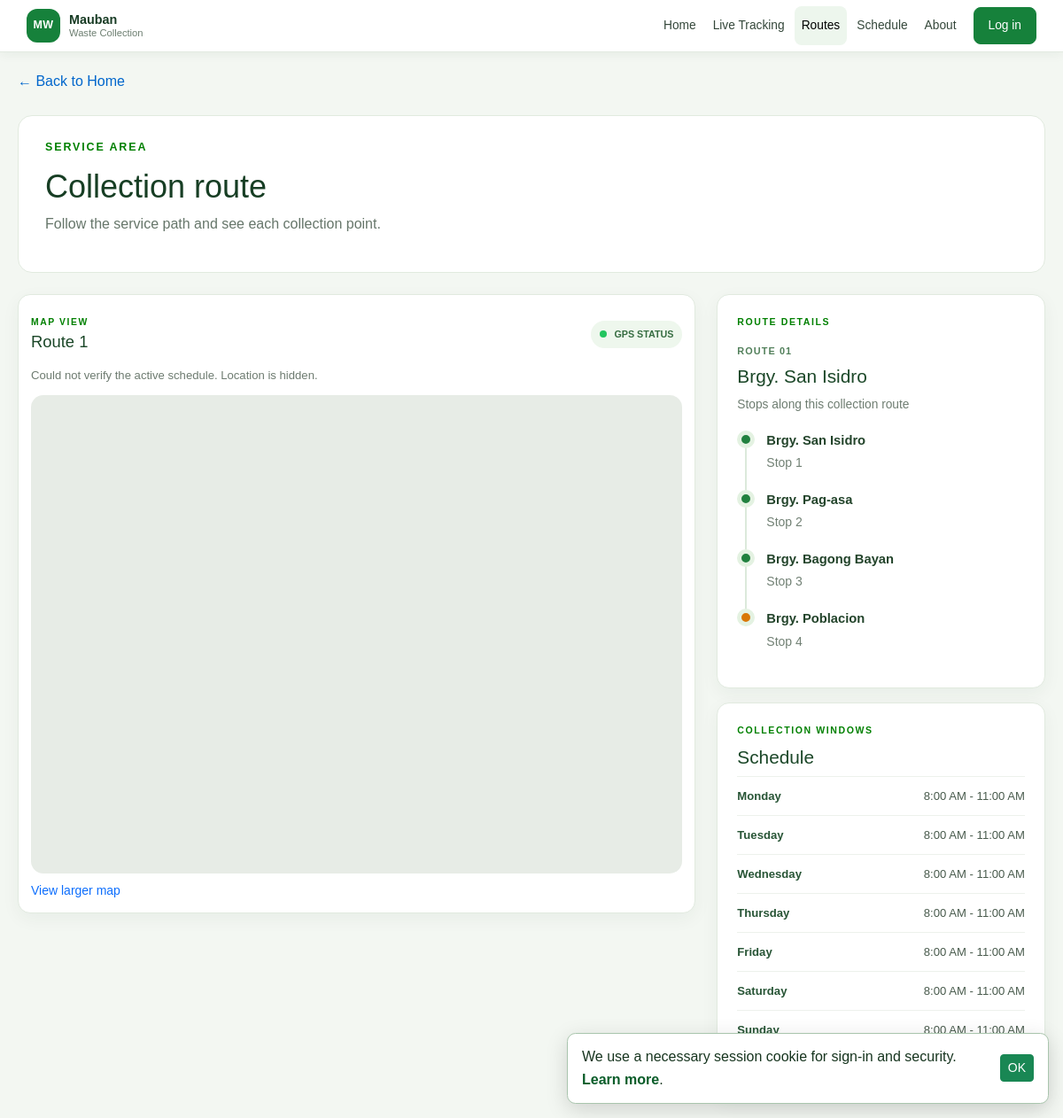
The app's page /route.php with its own data.
### tables this page shows
CREATE TABLE IF NOT EXISTS routes (
    id INT AUTO_INCREMENT PRIMARY KEY,
    name VARCHAR(100) NOT NULL,
    barangay VARCHAR(100) NOT NULL,
    status ENUM('active', 'inactive') NOT NULL DEFAULT 'active',
    UNIQUE KEY uq_route_name (name)
);

CREATE TABLE IF NOT EXISTS route_points (
    id INT AUTO_INCREMENT PRIMARY KEY,
    route_id INT NOT NULL,
    point_order INT NOT NULL,
    point_name VARCHAR(100) NOT NULL,
    latitude DECIMAL(10, 7) NOT NULL,
    longitude DECIMAL(10, 7) NOT NULL,
    FOREIGN KEY (route_id) REFERENCES routes(id) ON DELETE CASCADE,
    UNIQUE KEY uq_route_point_order (route_id, point_order)
);

CREATE TABLE IF NOT EXISTS schedule (
    id INT AUTO_INCREMENT PRIMARY KEY,
    route_id INT NULL,
    day_name VARCHAR(20) NOT NULL,
    collection_time VARCHAR(50) NOT NULL,
    status ENUM('active', 'inactive') NOT NULL DEFAULT 'active',
    FOREIGN KEY (route_id) REFERENCES routes(id) ON DELETE SET NULL
);

### route.php (the view, shortened to what this page needs)
<?php
require 'config.php';
$route = $pdo->query("SELECT id, name, barangay, status FROM routes WHERE status = 'active' ORDER BY id LIMIT 1")->fetch();
$routePoints = [];
$routeSchedules = [];
if ($route) {
    $pointsQuery = $pdo->prepare('SELECT point_name, latitude, longitude FROM route_points WHERE route_id = :route_id ORDER BY point_order');
    $pointsQuery->execute([':route_id' => $route['id']]);
    $routePoints = $pointsQuery->fetchAll();
    $scheduleQuery = $pdo->prepare("SELECT day_name, collection_time FROM schedule WHERE route_id = :route_id AND status = 'active' ORDER BY FIELD(day_name, 'Monday', 'Tuesday', 'Wednesday', 'Thursday', 'Friday', 'Saturday', 'Sunday')");
    $scheduleQuery->execute([':route_id' => $route['id']]);
    $routeSchedules = $scheduleQuery->fetchAll();
}
?>
<!DOCTYPE html>
<html lang="en">
<head>
    <?php require 'bootstrap-head.php'; ?>
    <link rel="stylesheet" href="style.css">
</head>
<body>
<?php require 'nav.php'; ?>
<main class="page-wrapper container-xl route-page">
    <a href="index.php" class="back-link">← Back to Home</a>
    <header class="route-heading">
        <div>
            <p class="eyebrow">SERVICE AREA</p>
            <h1>Collection route</h1>
            <p>Follow the service path and see each collection point.</p>
        </div>
    </header>
    <section class="row g-4">
        <div class="col-12 col-lg-8">
            <article class="section-card route-map-card">
                <div class="route-map-heading">
                    <div><span class="eyebrow">MAP VIEW</span><h2><?php echo $route ? htmlspecialchars($route['name'], ENT_QUOTES, 'UTF-8') : 'No active route'; ?></h2></div>
                    <span class="route-live-badge"><span class="live-dot"></span> GPS STATUS</span>
                </div>
                <p class="route-location-status" id="route-location-status" role="status">Checking for a driver location…</p>
                <div id="routes-map" class="osm-map" aria-label="OpenStreetMap centered on this route and the active collector">
                    <iframe id="route-map-frame" title="OpenStreetMap collection route area" loading="lazy" src="https://www.openstreetmap.org/export/embed?bbox=121.17233276367189%2C14.01335989114583%2C121.98944091796876%2C14.485876994143412&amp;layer=mapnik"></iframe>
                </div>
                <p class="small mt-2 mb-0"><a id="route-map-link" href="https://www.openstreetmap.org/#map=14/14.1815/121.6875" target="_blank" rel="noopener noreferrer">View larger map</a></p>
            </article>
        </div>
        <aside class="col-12 col-lg-4">
            <article class="route-info-card">
                <p class="eyebrow">ROUTE DETAILS</p>
                <?php if ($route): ?>
                    <span class="route-code">ROUTE <?php echo str_pad((string) $route['id'], 2, '0', STR_PAD_LEFT); ?></span>
                    <h2><?php echo htmlspecialchars($route['barangay'], ENT_QUOTES, 'UTF-8'); ?></h2>
                    <p class="route-info-copy">Stops along this collection route</p>
                    <?php if ($routePoints): ?>
                        <ol class="route-stop-list">
                        <?php foreach ($routePoints as $index => $point): ?>
                            <li class="route-stop"><span class="route-stop-dot" aria-hidden="true"></span><div><strong><?php echo htmlspecialchars($point['point_name'], ENT_QUOTES, 'UTF-8'); ?></strong><small>Stop <?php echo $index + 1; ?></small></div></li>
                        <?php endforeach; ?>
                        </ol>
                    <?php else: ?>
                        <p class="route-empty">No stops have been added to this route yet.</p>
                    <?php endif; ?>
                <?php else: ?>
                    <h2>No active route</h2>
                    <p class="route-info-copy">There are no active collection routes to display.</p>
                <?php endif; ?>
            </article>
            <article class="route-info-card route-schedule-card">
                <p class="eyebrow">COLLECTION WINDOWS</p>
                <h2>Schedule</h2>
                <?php if ($routeSchedules): ?>
                    <?php foreach ($routeSchedules as $entry): ?>
                        <div class="route-schedule-row"><strong><?php echo htmlspecialchars($entry['day_name'], ENT_QUOTES, 'UTF-8'); ?></strong><span><?php echo htmlspecialchars($entry['collection_time'], ENT_QUOTES, 'UTF-8'); ?></span></div>
                    <?php endforeach; ?>
                <?php else: ?>
                    <p class="route-info-copy">No active collection times are listed.</p>
                <?php endif; ?>
                <a href="schedule.php" class="route-text-link">Full schedule <span aria-hidden="true">→</span></a>
            </article>
        </aside>
    </section>
</main>
</body>
</html>

### style.css (style rules this page uses)
* { margin: 0; padding: 0; box-sizing: border-box; }
body { font-family: Arial, sans-serif; background: #f5f6f8; line-height: 1.6; }
a { text-decoration: none; }
.eyebrow { color: #008000; font-size: 0.78rem; font-weight: bold; letter-spacing: 0.15em; margin-bottom: 12px; }
.live-dot { background: #22c55e; border-radius: 50%; box-shadow: 0 0 0 4px rgba(34,197,94,0.18); display: inline-block; flex: 0 0 auto; height: 10px; width: 10px; }
.page-wrapper { max-width: 1200px; margin: 0 auto; padding: 20px; }
.back-link { display: inline-block; margin-bottom: 15px; color: #0066cc; }
.live-dot { width: 10px; height: 10px; background: #22c55e; border-radius: 50%; animation: pulse 1.5s infinite; }
#tracking-map, #routes-map { width: 100%; height: 550px; background: #e5e3df; position: relative; z-index: 10; }
.section-card { background: white; border-radius: 6px; box-shadow: 0 1px 3px rgba(0,0,0,0.1); overflow: hidden; }
.admin-heading, .route-heading { display: flex; align-items: end; justify-content: space-between; gap: 18px; margin: 10px 0 24px; padding: 26px 30px; border: 1px solid #e1eadf; border-radius: 16px; background: #fff; }
.admin-heading h1, .route-heading h1 { color: #173e24; font-size: clamp(1.8rem, 3vw, 2.4rem); }
.admin-heading > div > p:last-child, .route-heading > div > p:last-child { margin-top: 5px; color: #66766a; }
.route-map-card, .route-info-card { border: 1px solid #e1eadf; border-radius: 14px; background: #fff; box-shadow: 0 6px 20px rgba(20, 55, 30, 0.05); }
.route-map-heading { display: flex; align-items: center; justify-content: space-between; gap: 12px; margin: 2px 0 8px; }
.route-map-heading .eyebrow { margin-bottom: 3px; font-size: 0.65rem; }
.route-map-heading h2 { color: #1b4728; font-size: 1.15rem; }
.route-live-badge { display: inline-flex; align-items: center; gap: 8px; padding: 7px 10px; border-radius: 999px; background: #eef7ed; color: #356c40; font-size: 0.67rem; font-weight: 700; }
.route-live-badge .live-dot { width: 8px; height: 8px; box-shadow: none; }
.route-location-status { margin: 5px 0 12px; color: #6d7b70; font-size: 0.82rem; }
.route-info-card { padding: 22px; }
.route-info-card .eyebrow { margin-bottom: 10px; font-size: 0.66rem; }
.route-code { display: inline-block; margin-bottom: 7px; color: #52805b; font-size: 0.68rem; font-weight: 700; letter-spacing: 0.1em; }
.route-info-card h2 { color: #1b4728; font-size: 1.3rem; }
.route-info-copy, .route-empty { color: #6e7d71; font-size: 0.86rem; }
.route-schedule-card { margin-top: 16px; }
.route-schedule-row { display: flex; justify-content: space-between; gap: 12px; padding: 11px 0; border-top: 1px solid #edf1ec; color: #495b4d; font-size: 0.82rem; }
.route-schedule-row strong { color: #285536; }
.route-text-link { display: inline-block; margin-top: 12px; color: #16813b; font-size: 0.86rem; font-weight: 700; }
body { background: #f3f7f2; color: #1d2b21; }
.osm-map { position: relative; overflow: hidden; background: #e9efe8; }
.osm-map iframe { position: absolute; inset: 0; width: 100%; height: 100%; border: 0; pointer-events: none; }
html { scroll-behavior: smooth; scroll-padding-top: 90px; }

### route.php (style rules this page uses)
#routes-map { width: 100%; height: 540px; border-radius: 14px; background: #e7ece6; }
.route-map-card { padding: 14px; }
.route-stop-list { list-style: none; margin: 18px 0 0; padding: 0; }
.route-stop { position: relative; display: flex; gap: 13px; padding: 0 0 18px; }
.route-stop:not(:last-child)::before { position: absolute; top: 17px; bottom: -2px; left: 9px; width: 2px; background: #dce9db; content: ""; }
.route-stop-dot { z-index: 1; width: 20px; height: 20px; flex: 0 0 20px; border: 5px solid #e4f2e2; border-radius: 50%; background: #21813f; }
.route-stop:last-child .route-stop-dot { background: #d97706; }
.route-stop strong { display: block; color: #23442b; font-size: .92rem; }
.route-stop small { color: #718074; }

### records on screen
routes: name "Route 1", id "01", barangay "Brgy. San Isidro"
route_points: point_name "Brgy. San Isidro"
route_points: point_name "Brgy. Pag-asa"
route_points: point_name "Brgy. Bagong Bayan"
route_points: point_name "Brgy. Poblacion"
schedule: day_name "Monday", collection_time "8:00 AM - 11:00 AM"
schedule: day_name "Tuesday", collection_time "8:00 AM - 11:00 AM"
schedule: day_name "Wednesday", collection_time "8:00 AM - 11:00 AM"
schedule: day_name "Thursday", collection_time "8:00 AM - 11:00 AM"
schedule: day_name "Friday", collection_time "8:00 AM - 11:00 AM"
schedule: day_name "Saturday", collection_time "8:00 AM - 11:00 AM"
schedule: day_name "Sunday", collection_time "8:00 AM - 11:00 AM"
